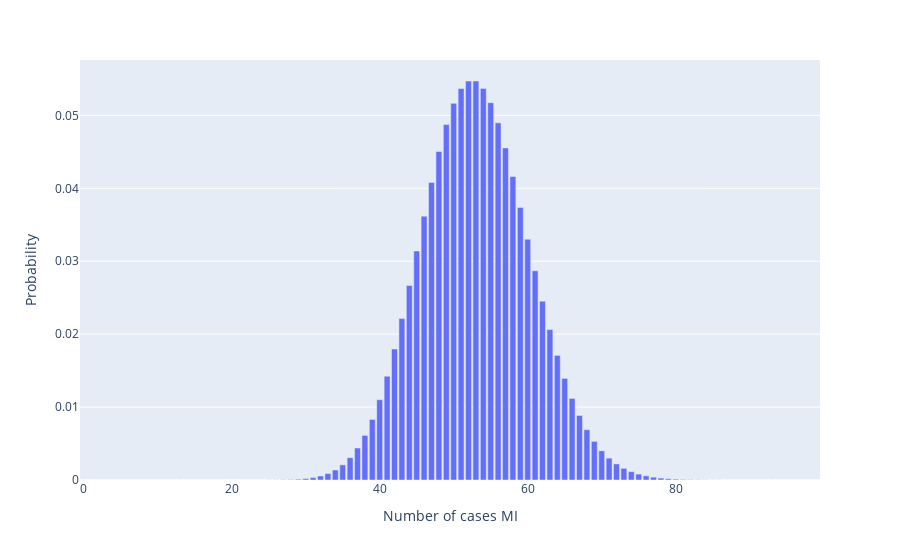

Here is the notebook cell this chart was saved with:
### Markdown cell above
#### The lambda value represents the mean of the weekly mean; so we are considering a 7 days interval . The first block of code below will print the pmf and the second will plot the pmf.

### Code cell
import matplotlib.pyplot as plt
import plotly.express as px
import numpy as np

#print the pmf 
for i in range(0, 150, 5):
    p =poisson.pmf(k=i, mu=lambda_value)
    #print('The probability of having', i, 'cases per week is: ', p)
    
#plot the pmf 
x1= np.arange(0,100,1)
fig = px.bar(x=x1, y=poisson.pmf(k=x1, mu=lambda_value), labels={'x':'Number of cases MI', 'y':'Probability'})
fig.show()
fig.write_image("images/Poisson_MI.png")

### Figure 1 — Plotly figure (JSON) as saved in the notebook; plotly's stock layout.template omitted (floating-point values rounded to 4 significant figures)
{"data": [{"alignmentgroup": "True", "hovertemplate": "Number of cases MI=%{x}<br>Probability=%{y}<extra></extra>", "legendgroup": "", "marker": {"color": "#636efa"}, "name": "", "offsetgroup": "", "orientation": "v", "showlegend": false, "textposition": "auto", "type": "bar", "x": [0, 1, 2, 3, 4, 5, 6, 7, 8, 9, 10, 11, 12, 13, 14, 15, 16, 17, 18, 19, 20, 21, 22, 23, 24, 25, 26, 27, 28, 29, 30, 31, 32, 33, 34, 35, 36, 37, 38, 39, 40, 41, 42, 43, 44, 45, 46, 47, 48, 49, 50, 51, 52, 53, 54, 55, 56, 57, 58, 59, 60, 61, 62, 63, 64, 65, 66, 67, 68, 69, 70, 71, 72, 73, 74, 75, 76, 77, 78, 79, 80, 81, 82, 83, 84, 85, 86, 87, 88, 89, 90, 91, 92, 93, 94, 95, 96, 97, 98, 99], "xaxis": "x", "y": [9.603e-24, 5.089e-22, 1.349e-20, 2.383e-19, 3.157e-18, 3.346e-17, 2.956e-16, 2.238e-15, 1.483e-14, 8.732e-14, 4.628e-13, 2.23e-12, 9.848e-12, 4.015e-11, 1.52e-10, 5.371e-10, 1.779e-09, 5.546e-09, 1.633e-08, 4.556e-08, 1.207e-07, 3.047e-07, 7.34e-07, 1.691e-06, 3.735e-06, 7.919e-06, 1.614e-05, 3.169e-05, 5.998e-05, 0.0001096, 0.0001936, 0.0003311, 0.0005483, 0.0008807, 0.001373, 0.002079, 0.00306, 0.004384, 0.006114, 0.008309, 0.01101, 0.01423, 0.01796, 0.02214, 0.02666, 0.0314, 0.03618, 0.0408, 0.04505, 0.04873, 0.05165, 0.05368, 0.05471, 0.05471, 0.0537, 0.05175, 0.04897, 0.04554, 0.04161, 0.03738, 0.03302, 0.02869, 0.02452, 0.02063, 0.01709, 0.01393, 0.01119, 0.00885, 0.006898, 0.005298, 0.004011, 0.002994, 0.002204, 0.0016, 0.001146, 0.00081, 0.0005649, 0.0003888, 0.0002642, 0.0001772, 0.0001174, 7.683e-05, 4.966e-05, 3.171e-05, 2.001e-05, 1.247e-05, 7.688e-06, 4.684e-06, 2.821e-06, 1.68e-06, 9.892e-07, 5.761e-07, 3.319e-07, 1.891e-07, 1.066e-07, 5.95e-08, 3.285e-08, 1.795e-08, 9.706e-09, 5.196e-09], "yaxis": "y"}], "layout": {"barmode": "relative", "legend": {"tracegroupgap": 0}, "margin": {"t": 60}, "xaxis": {"anchor": "y", "domain": [0, 1], "title": {"text": "Number of cases MI"}}, "yaxis": {"anchor": "x", "domain": [0, 1], "title": {"text": "Probability"}}}}
